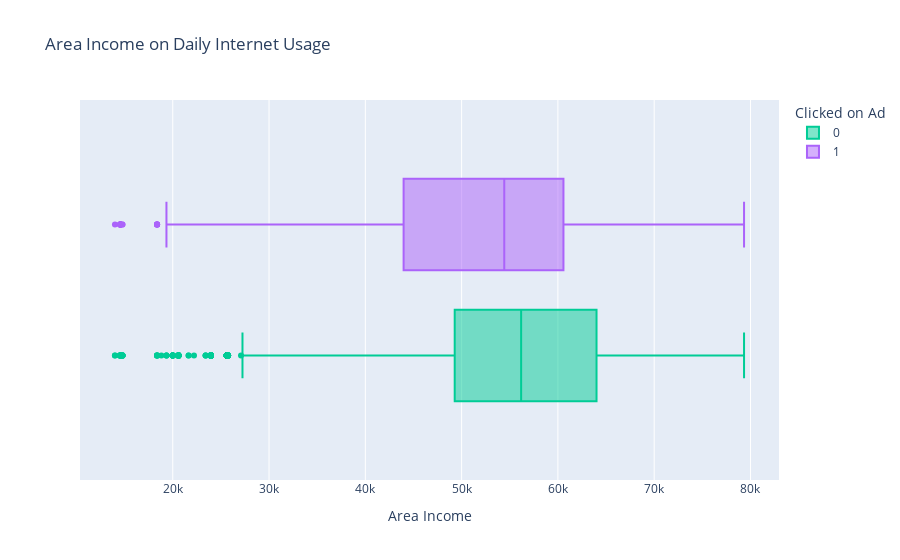

Source (notebook cell):
### Code cell
hue_boxplot('Area Income')

### Figure 1 — Plotly figure (JSON) as saved in the notebook; plotly's stock layout.template omitted (floating-point values rounded to 4 significant figures; data arrays with more than 128 entries replaced by an {"elided": "..."} marker saying what was removed)
{"data": [{"alignmentgroup": "True", "hovertemplate": "Clicked on Ad=0<br>Area Income=%{x}<extra></extra>", "legendgroup": "0", "marker": {"color": "#00cc96"}, "name": "0", "notched": false, "offsetgroup": "0", "orientation": "h", "showlegend": true, "x": {"elided": "5083 float values"}, "x0": " ", "xaxis": "x", "y0": " ", "yaxis": "y", "type": "box", "quartilemethod": "exclusive"}, {"alignmentgroup": "True", "hovertemplate": "Clicked on Ad=1<br>Area Income=%{x}<extra></extra>", "legendgroup": "1", "marker": {"color": "#ab63fa"}, "name": "1", "notched": false, "offsetgroup": "1", "orientation": "h", "showlegend": true, "x": {"elided": "4917 float values"}, "x0": " ", "xaxis": "x", "y0": " ", "yaxis": "y", "type": "box", "quartilemethod": "exclusive"}], "layout": {"xaxis": {"anchor": "y", "domain": [0.0, 1.0], "title": {"text": "Area Income"}}, "yaxis": {"anchor": "x", "domain": [0.0, 1.0]}, "legend": {"title": {"text": "Clicked on Ad"}, "tracegroupgap": 0}, "title": {"text": "Area Income on Daily Internet Usage"}, "boxmode": "group"}}
